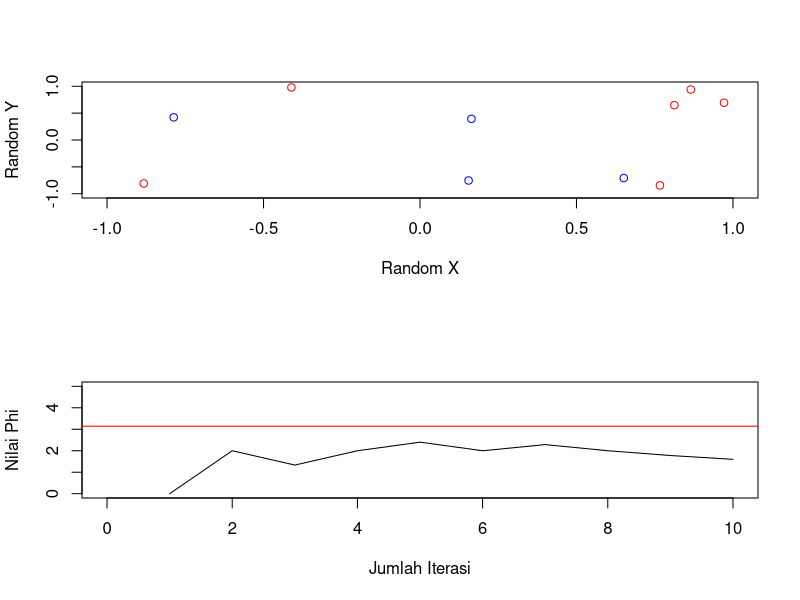

Write R code to recreate this figure. (Note: this script raises an error after producing the figure.)
SimulasiPhi <- function(n,tol=NULL){
par(mfrow=c(2,1))
plot(-1:1,-1:1, type = "n", xlab = "Random X", ylab = "Random Y")
phi <- NULL
jml <- 0
hit <- 0
for (i in 1:n) {
  data <- matrix(runif(2,-1,1))
  beda <- sqrt(data[1]^2+data[2]^2)
  data <- cbind(data,beda)
  points(data[1],data[2],col=ifelse(beda<=1,"blue","red"))
  jml <- jml +1
  if (beda <= 1 ) { 
    hit <- hit + 1
  }
  
  phi[i] <- 4*hit/jml
  
  if (!is.null(tol)){
    if(abs(3.14159265358979323846-phi[i])<tol){
      a <- "Batas Toleransi dalam Perulangan"
      break
    } else{
      a <- "Batas Toleransi diluar Perulangan"
    }
    
  }else{
    a <- "Tanpa batas toleransi"
  }
}
plot(c(0,n),c(0,5), type="n",xlab = "Jumlah Iterasi", ylab = "Nilai Phi")
lines(phi, col="black")
abline(h= 3.14159265358979323846, col="red")
solusi <- print(list("Nilai Phi" = phi[jml],"Jumlah Perulangan" =jml,"Keadaan"=a))
return(solusi)
}
SimulasiPhi(10,0.01)
fungsi <- function(x,y=NULL,z=NULL) {
  #y<-((sin(10*x^2))^2*sin(x))*x+.1
  #y<-(1/sqrt(2*3.141592))
  #y <- x^2
   y <- cos(50*x) + sin^2(20*x)
  #y<-log(x)
  return(y)
}
mins <- function(func,a,b) {
  opt <- optimize(func,interval = c(a,b), maximum = F)
  return(floor(opt$minimum))
}
maxs  <- function(func,a,b) {
  opt <- optimize(func,interval = c(a,b), maximum = T)
  return(ceiling(opt$maximum))
}
IntegralPlot <- function(func,a,b,n) {
  jml <- 0
  hit <- 0
  t <- mins(func,a,b)
  s <- maxs(func,a,b)
  listing <- abs(matrix(c(a,b,s,t,func(a),func(b))))
  batas <- max(listing)
  plot(0:1,0:3,type = "n", xlab = "X", ylab = "f(x)")
  curve(func,a,b,col= "black", lwd=2, add = T )
  abline(h = 0,v = 0)
  for (i in 1:n) {
    x <- matrix(runif(1,a,b))
    y <- matrix(runif(1,0,batas))
    fx <- func(x)
    points(x,y,col=ifelse(abs(y) <= abs(fx) ,"blue","red"))
    jml <- jml +1
    if (abs(y) <= abs(fx)) { 
      hit <- hit + 1
    }
    
  }
  pp <- abs(b-a)*abs(s-t)
  luas <- hit/jml*pp
  return(luas)
}
IntegralPlot(fungsi,0,1,1000)
SimulasiIntgrl(fungsi,0,2,10000)
plot(a:b,fungsi(a):fungsi(b), type = "n", xlab = "X", ylab = "f(x)")
curve(fungsi,0,1,col= "black", lwd=2, add = T )
fungsi(2)
SimulasiIntgrl(fungsi,0,1,1000)
log(0.1)
?log
integrate(f = fungsi,lower = 0,upper = 4)

Perbandingaintegral <- function(f,a,b,n=1000) {
  t <- mins(f,a,b)
  s <- maxs(f,a,b)
  listing <- abs(matrix(c(a,b,s,t,f(a),f(b))))
  batas <- max(listing)
  sumy <- 0
  ys <- 0
  hit <- 0
  hasil <- NULL
  result <- NULL
  for (i in 1:n) {
    a1 <- runif(1,a,b)
    b1 <- runif(1,0,batas)
    y <- f(a1)
    ys <- ys + y
    sumy <- sumy + 1 
    hasil[i] <- abs(b-a)*ys/sumy 
    if (abs(b1) <= abs(y)) { 
      hit <- hit + 1
    }
    result[i] <- abs(b-a)*abs(batas-0)*hit/sumy
    }
  plot(c(0,n),c(0,1), type="n",xlab = "Jumlah Iterasi", ylab = "Nilai Fungsi")
  lines(hasil, col="black")
  lines(result, col="blue")
  abline(h= 0, col="red")
  cat("hasil pendekatan plot = ",result[n])
  cat("\nhasil pendekatan mean =",hasil[n])
  return()
}
Perbandingaintegral(fungsi,0,1,1000)
integrate(fungsi,0,1)
a <- runif(1,0,1)
fungsi(a)
 a <-integrate(fungsi,0,1)
a
fungsi <- function(x,y=NULL,z=NULL) {
  #y<-((sin(10*x^2))^2*sin(x))*x+.1
  #y<-(1/sqrt(2*3.141592))
  #y <- x^2
  #y <- cos(50*x) + sin^2(20*x)
  y <- (cos(50*x) + sin(20*x))^2
  #y<-log(x)
  return(y)
}